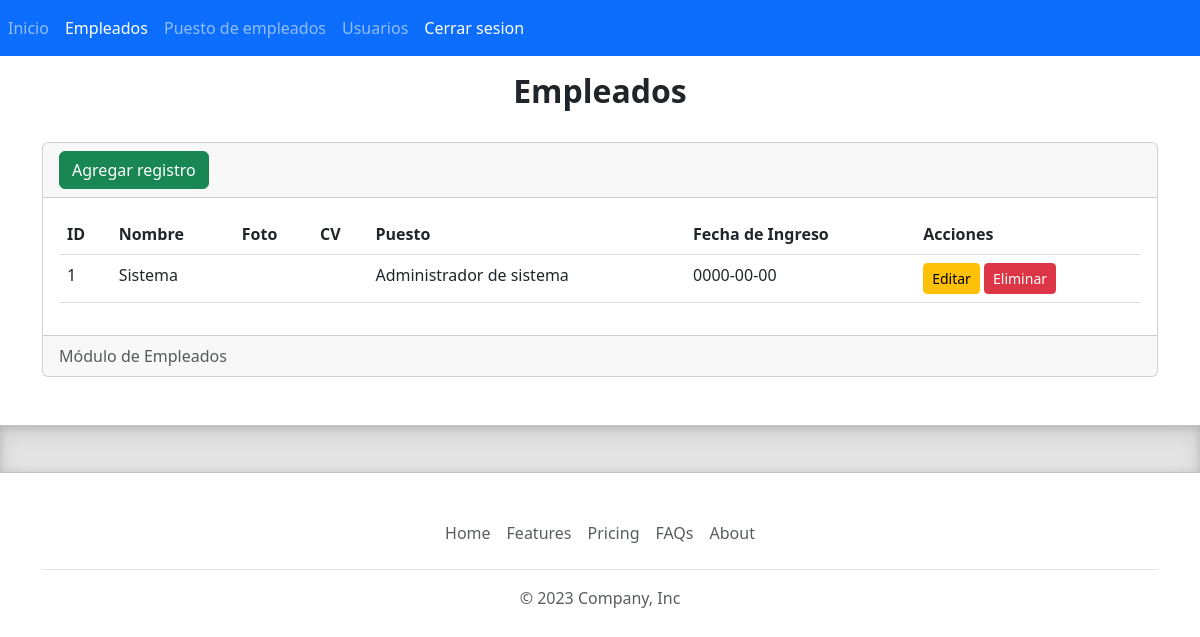
/modulos/empleados/index.php, run on the app's committed database.
### tables this page shows
CREATE TABLE `tbl_empleados`  (
  `id_empleado` int NOT NULL AUTO_INCREMENT,
  `primer_nombre` varchar(50) NOT NULL,
  `segundo_nombre` varchar(50) NULL DEFAULT NULL,
  `tercer_nombre` varchar(255) NULL DEFAULT NULL,
  `apellido_paterno` varchar(50) NULL DEFAULT NULL,
  `apellido_materno` varchar(50) NULL DEFAULT NULL,
  `apellido_casada` varchar(50) NULL DEFAULT NULL,
  `foto_perfil` varchar(255) NULL DEFAULT NULL,
  `cv_empleado` varchar(255) NULL DEFAULT NULL,
  `fecha_ingreso` date  NOT NULL,
  `telefono` int NOT NULL,
  `correo` varchar(255) NULL DEFAULT NULL,
  `direccion` varchar(255) NULL DEFAULT NULL,
  `contacto_emergencia` varchar(255) NULL DEFAULT NULL,
  `id_parentesco` int NOT NULL,
  `id_tipo_sangre` int NOT NULL,
  `id_puesto_empleado` int NOT NULL,
  `id_estado_empleado` int NOT NULL,
  `timestamp_create` datetime NOT NULL DEFAULT current_timestamp,
  `timestamp_update` datetime NOT NULL DEFAULT current_timestamp,
  PRIMARY KEY (`id_empleado`) USING BTREE,
  INDEX `empleados_id_parentesco`(`id_parentesco` ASC) USING BTREE,
  INDEX `empleados_id_tipo_sangre`(`id_tipo_sangre` ASC) USING BTREE,
  INDEX `empleados_id_puesto`(`id_puesto_empleado` ASC) USING BTREE,
  INDEX `empleados_id_estado_empleado`(`id_estado_empleado` ASC) USING BTREE,
  CONSTRAINT `empleados_id_estado_empleado` FOREIGN KEY (`id_estado_empleado`) REFERENCES `tbl_estados_empleados` (`id_estado_empleado`) ON DELETE RESTRICT ON UPDATE RESTRICT,
  CONSTRAINT `empleados_id_parentesco` FOREIGN KEY (`id_parentesco`) REFERENCES `tbl_parentescos` (`id_parentesco`) ON DELETE RESTRICT ON UPDATE RESTRICT,
  CONSTRAINT `empleados_id_puesto` FOREIGN KEY (`id_puesto_empleado`) REFERENCES `tbl_puestos_empleados` (`id_puesto_empleado`) ON DELETE RESTRICT ON UPDATE RESTRICT,
  CONSTRAINT `empleados_id_tipo_sangre` FOREIGN KEY (`id_tipo_sangre`) REFERENCES `tbl_tipos_sangres` (`id_tipo_sangre`) ON DELETE RESTRICT ON UPDATE RESTRICT
);

### modulos/empleados/index.php (the view, shortened to what this page needs)
<?php include "./../../template/header.php"; ?>
<?php include "./../../etc/conexion.php"; ?>
<?php
$lista_table_empleados = [];
try {
    if (isset($conexion)) {
        $sqlQuery = "SELECT *, (SELECT nombre_puesto FROM tbl_puestos_empleados WHERE tbl_puestos_empleados.id_puesto_empleado=tbl_empleados.id_puesto_empleado limit 1) as puesto FROM `tbl_empleados`";
        $sentencia = $conexion->prepare($sqlQuery);
        $sentencia->execute();
        $lista_table_empleados = $sentencia->fetchAll(PDO::FETCH_ASSOC);
    }
} catch (\Throwable $th) {
    echo $th->getMessage();
}
?>
<h2 class="text-center">
    <b> Empleados </b>
</h2>
<div class="card">
    <div class="card-header">
        <a name="" id="" class="btn btn-success" href="crear.php" role="button">Agregar registro</a>
    </div>
    <div class="card-body">
        <div class="table-responsive">
            <table class="table">
                <thead>
                    <tr>
                        <th scope="col">ID</th>
                        <th scope="col">Nombre</th>
                        <th scope="col">Foto</th>
                        <th scope="col">CV</th>
                        <th scope="col">Puesto</th>
                        <th scope="col">Fecha de Ingreso</th>
                        <th scope="col">Acciones</th>
                    </tr>
                </thead>
                <tbody>
                    <?php foreach ($lista_table_empleados as $registro) { ?>
                        <tr class="">
                            <td scope="row">
                                <?= $registro['id_empleado']; ?>
                            </td>
                            <td scope="row">
                                <?= $registro['primer_nombre']; ?>
                            </td>
                            <td>
                            </td>
                            <td scope="row">
                            </td>
                            <td scope="row">
                                <?= $registro['puesto'] ?>
                            </td>
                            <td scope="row">
                                <?= $registro['fecha_ingreso'] ?>
                            </td>
                            <td>
                                <a class="btn btn-sm btn-warning" href="editar.php?txtID=<?= $registro['id_empleado']; ?>"
                                    role="button">Editar</a>
                                <a class="btn btn-sm btn-danger" href="index.php?txtID=<?= $registro['id_empleado']; ?>"
                                    onclick="return confirm('¿Estás seguro de que deseas eliminar al empleado?')"
                                    role="button">Eliminar</a>
                            </td>
                        </tr>
                    <?php } ?>
                </tbody>
            </table>
        </div>
    </div>
    <div class="card-footer text-muted">
        Módulo de Empleados
    </div>
</div>
<?php include "../../template/footer.php"; ?>

### css/theme.css (style rules this page uses)
table { width: 100%; border-collapse: collapse; }
th, td { padding: 8px; text-align: left; border-bottom: 1px solid #ddd; }

### data on the page
tbl_empleados: id_empleado "1", primer_nombre "Sistema", puesto "Administrador de sistema", fecha_ingreso "0000-00-00"

### other printed values
$registro['display'] "Inicio"
$registro['display'] "Empleados"
$registro['display'] "Puesto de empleados"
$registro['display'] "Usuarios"
